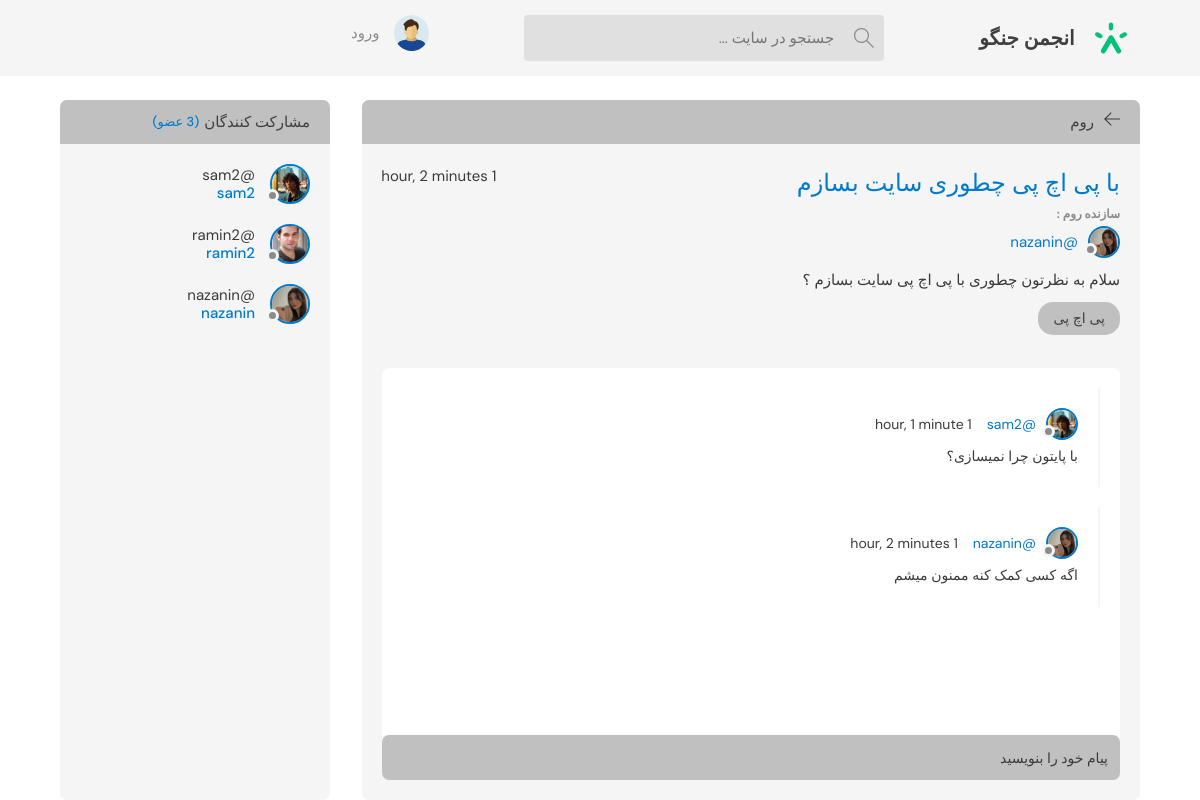
Page /room/4 on the committed database.
### base/models.py (models this page shows, shortened)
class Room(models.Model):
    name = models.CharField(max_length=200)
    description = models.TextField(null=True, blank=True)
    participants = models.ManyToManyField(User,related_name='participants' , blank=True)
    updated = models.DateTimeField(auto_now=True)
    created = models.DateTimeField(auto_now_add=True)
    class Meta:
        ordering = ['-updated','-created']
    topic   = models.ForeignKey(Topic,on_delete=models.SET_NULL,null=True)
    host    = models.ForeignKey(User,on_delete=models.SET_NULL,null=True)

class User(AbstractUser):
    name = models.CharField(max_length=200 , null=True)
    email = models.EmailField(unique=True)
    bio = models.TextField(null=True)
    profile_image = models.ImageField(null=False,default='default.svg')
    USERNAME_FIELD = 'email'
    REQUIRED_FIELDS = []

class Topic (models.Model):
    name = models.CharField(max_length=200)
    def __str__(self):
        return self.name

class Message(models.Model):
    user = models.ForeignKey(User,on_delete=models.CASCADE)
    room = models.ForeignKey(Room,on_delete=models.CASCADE)
    body = models.TextField()
    updated = models.DateTimeField(auto_now=True)
    created = models.DateTimeField(auto_now_add=True)
    class Meta:
        ordering = ['-updated','-created']

### base/views.py (the view, shortened to what this page needs)
# urls.py: path('room/<str:pk>',views.room,name="room"),
def room(request,pk):
    room = Room.objects.get(id=pk)
    room_messages = room.message_set.all()
    participants = room.participants.all()
    context= {'room':room,'room_messages':room_messages , 'participants':participants}
    return render(request , 'base/room.html',context)

### base/templates/base/room.html (shortened to what this page needs)
{% extends 'main.html' %}
{% block content %}
<main class="profile-page layout layout--2">
  <div class="container">
    <div class="room">
      <div class="room__top">
        <div class="room__topLeft">
          <a href="{% url 'home' %}">
            <svg
              version="1.1"
              xmlns="http://www.w3.org/2000/svg"
              width="32"
              height="32"
              viewBox="0 0 32 32"
            >
              <title>arrow-left</title>
              <path
                d="M13.723 2.286l-13.723 13.714 13.719 13.714 1.616-1.611-10.96-10.96h27.625v-2.286h-27.625l10.965-10.965-1.616-1.607z"
              ></path>
            </svg>
          </a>
          <h3>روم</h3>
        </div>
      </div>
      <div class="room__box scroll">
        <div class="room__header scroll">
          <div class="room__info">
            <h3>{{room.name}}</h3>
            <span>{{room.created | timesince }}</span>
          </div>
          <div class="room__hosted">
            <p>سازنده روم : </p>
            <a href="{% url 'user-profile' room.host.id %}" class="room__author">
              <div class="avatar avatar--small">
                <img src="{{ HTTP_HOST }}/{{room.host.profile_image}}" />
              </div>
              <span>@{{room.host.username}}</span>
            </a>
          </div>
          <div class="room__details">
            {{room.description}}
          </div>
          <span class="room__topics">{{room.topic}}</span>
        </div>
        <div class="room__conversation">
          <div class="threads scroll">
            {% for message in room_messages %}
            <div class="thread">
              <div class="thread__top">
                <div class="thread__author">
                  <a href="{% url 'user-profile' user.id %}" class="thread__authorInfo">
                    <div class="avatar avatar--small">
                      <img
                        src="{{ HTTP_HOST }}/{{message.user.profile_image}}"
                      />
                    </div>
                    <span>@{{message.user.username}}</span>
                  </a>
                  <span class="thread__date">{{message.created | timesince}}</span>
                </div>
              </div>
              <div class="thread__details">
               {{message.body}}
              </div>
            </div>
            {% endfor %}
          </div>
        </div>
      </div>
      <div class="room__message">
        <form action="" method="POST">
          <input name="body" placeholder="پیام خود را بنویسید" />
        </form>
      </div>
    </div>
    <div class="participants">
      <h3 class="participants__top">مشارکت کنندگان <span>({{participants.count}} عضو)</span></h3>
      <div class="participants__list scroll">
        {% for user in participants %}
          <a href="{% url 'user-profile' user.id %}" class="participant">
            <div class="avatar avatar--medium">
              <img src="{{ HTTP_HOST }}/{{user.profile_image}}" />
            </div>
            <p>
              @{{user.username}}
              <span>{{user.username}}</span>
            </p>
          </a>
        {% endfor %}
      </div>
    </div>
  </div>
</main>
{% endblock %}

### rows in the picture
Room: name "با پی اچ پی چطوری سایت بسازم", created "1 hour, 2 minutes", host.profile_image (picture), host.username "nazanin", description "سلام به نظرتون چطوری با پی اچ پی سایت بسازم ؟", topic "پی اچ پی"
Message: user.profile_image (picture), user.username "sam2", created "1 hour, 1 minute", body "با پایتون چرا نمیسازی؟"
Message: user.profile_image (picture), user.username "nazanin", created "1 hour, 2 minutes", body "اگه کسی کمک کنه ممنون میشم"
User: profile_image (picture), username "sam2"
User: profile_image (picture), username "ramin2"
User: profile_image (picture), username "nazanin"
